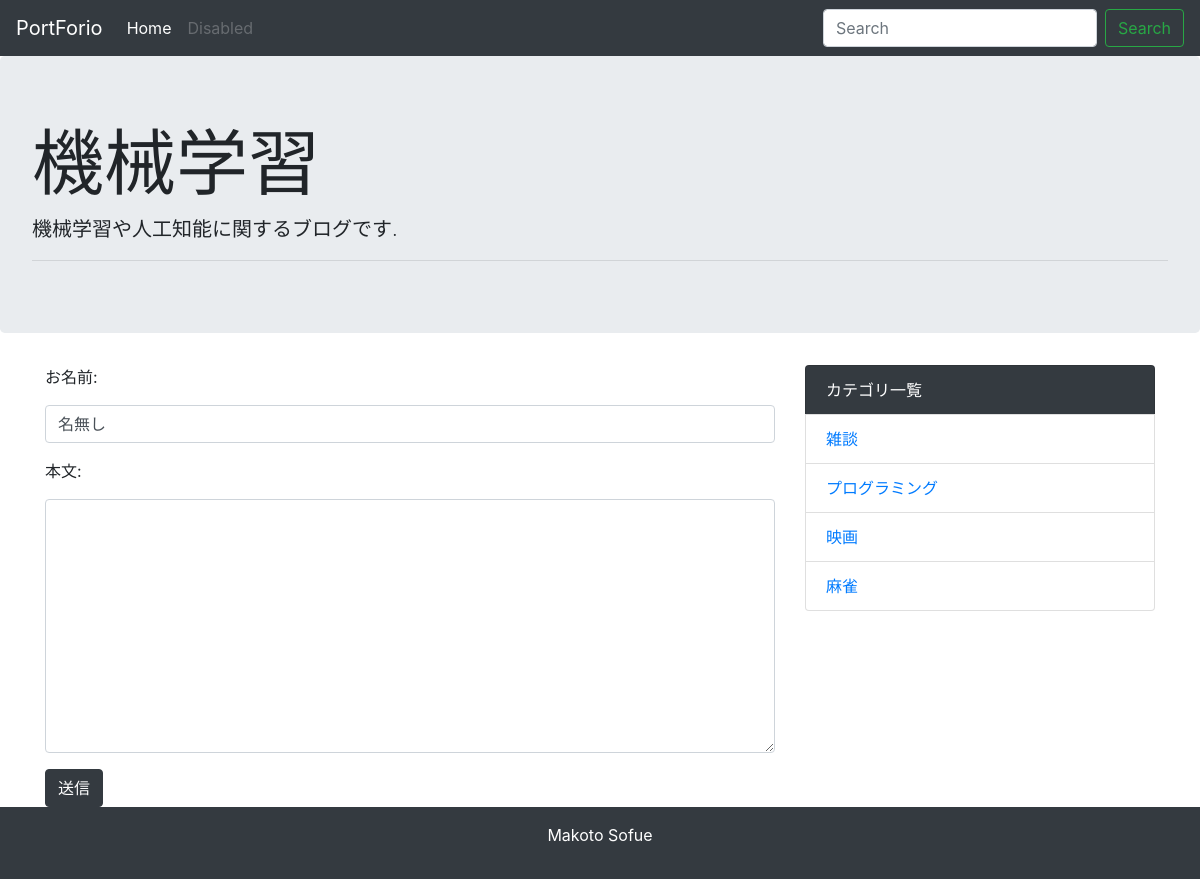
Page /comment/4 on the committed database.
### blog/models.py (models this page shows)
class Category(models.Model):
    name = models.CharField("カテゴリ名", max_length=255)
    created_at = models.DateTimeField("作成日", default=timezone.now)
    def __str__(self):
        return self.name

### blog/views.py (the view, shortened to what this page needs)
# urls.py: path('comment/<int:post_pk>', views.CommentView.as_view(), name='comment'),
class CommentView(generic.CreateView):
    model = Commment
    form_class = CommentCreateForm

### blog/forms.py
class CommentCreateForm(forms.ModelForm):
    def __init__(self, *args, **kwargs):   #全ての属性にform-controlを入れる
        super().__init__(*args, **kwargs)
        for field in self.fields.values():
            field.widget.attrs['class'] = 'form-control'
    class Meta:
        model = Commment
        fields = ('name', 'text')

### blog/context_processors.py (called while the page is built)
def common(request):
    context = {
        'category_list':Category.objects.all(),
    }
    return context

### blog/templates/blog/commment_form.html (shortened to what this page needs)
{% extends 'blog/base.html' %}
{% block content %}
<form action='' method='POST'>
    {% for field in form %}
    <div class='form-group'>
        <label for='{{ field.id_for_label }}'>{{ field.label_tag }}</label>
        {{ field }}
    </div>
    {% endfor %}
    <button type='submit' class='btn btn-dark'>送信</button>
</form>
{% endblock%}

### blog/templates/blog/base.html (shortened to what this page needs)
<!doctype html>
<html lang="ja">
  <head>
    <link rel="stylesheet" href="https://maxcdn.bootstrapcdn.com/bootstrap/4.0.0-beta.2/css/bootstrap.min.css">
  </head>
  <body>
    <nav class="navbar navbar-expand-lg navbar-dark bg-dark">
      <a class="navbar-brand" href="#">PortForio</a>
      <div class="collapse navbar-collapse" id="navbarSupportedContent">
        <ul class="navbar-nav mr-auto">
          <li class="nav-item active">
            <a class="nav-link" href="{% url 'blog:index' %}">Home
            </a>
          </li>
          <li class="nav-item">
            <a class="nav-link disabled" href="#">Disabled</a>
          </li>
        </ul>
        <form class="form-inline my-2 my-lg-0" method="GET" action="{% url "blog:index" %}">
          <input class="form-control mr-sm-2" type="text" placeholder="Search" aria-label="Search" name="keyword">
          <button class="btn btn-outline-success my-2 my-sm-0" type="submit">Search</button>
        </form>
      </div>
    </nav>
    <div class="jumbotron">
      <h1 class="display-3">機械学習</h1>
      <p class="lead">機械学習や人工知能に関するブログです.</p>
      <hr class="my-2">
    </div>
    <div class="container">
      <div class="row">
        <div class="col-md-8">
          {% block content %}
          {% endblock %}
        </div>
        <div class="col-md-4">
          <ul class="list-group mb-4">
            <li class="list-group-item bg-dark text-white" >カテゴリ一覧</li>
             {% for category in category_list %}
            <li class="list-group-item"><a href="{% url 'blog:category' category.pk %}">{{ category }}</a></li>
             {% endfor %}
          </ul>
        </div>
      </div>
    </div>
    <footer class="bg-dark text-white text-center py-3">
      <P>Makoto Sofue</P>
    </footer>
  </body>
</html>

### rows in the picture
Category: name "雑談"
Category: name "プログラミング"
Category: name "映画"
Category: name "麻雀"

### other values in the picture
{{ field.label_tag }} "お名前:" "本文:"
